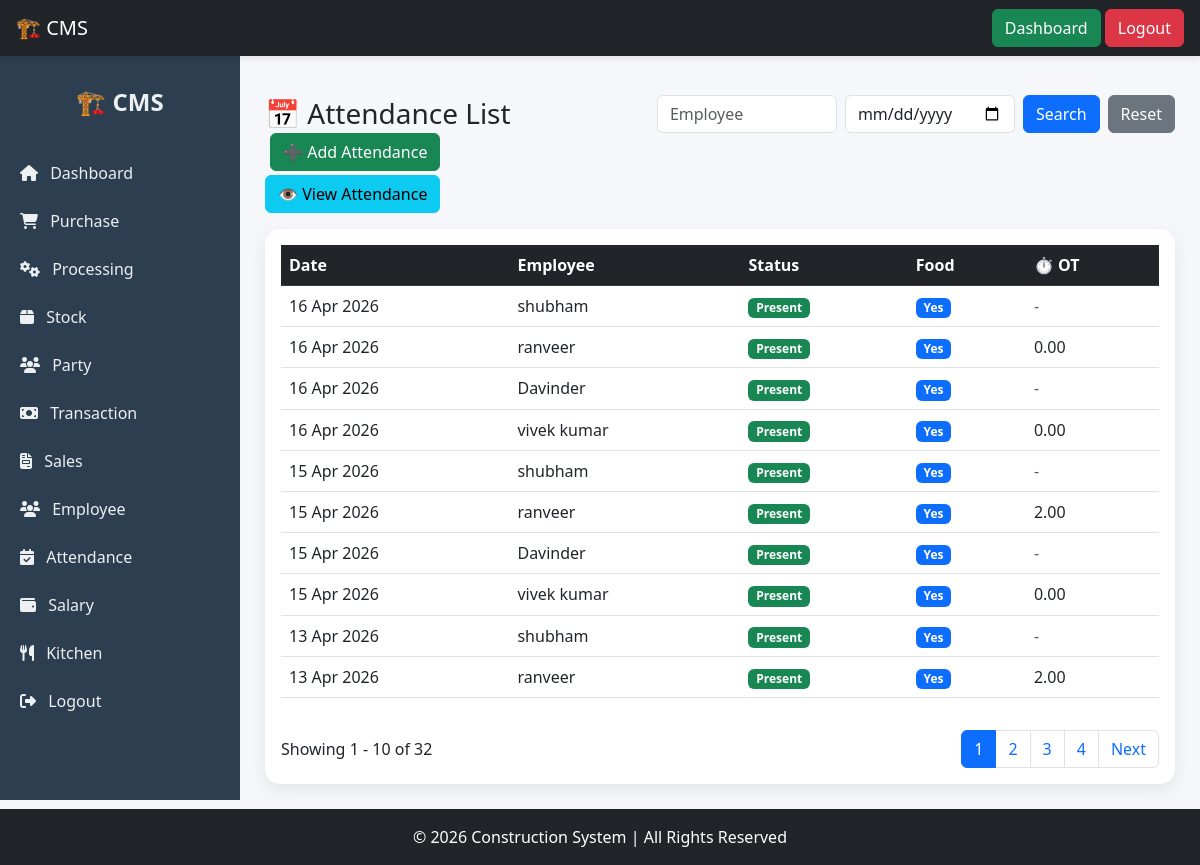
The app's page /attendance/ (signed in) with its own data.
### mainapp/models.py (models this page shows, shortened)
class Attendance(models.Model):
    employee = models.ForeignKey(Employee, on_delete=models.CASCADE)
    date = models.DateField()
    status = models.CharField(
        max_length=20,
        choices=(
            ('present', 'Present'),
            ('absent', 'Absent'),
            ('leave', 'Leave'),          # unpaid leave
            ('paid_leave', 'Paid Leave'),# 🔥 add this
            ('half', 'Half Day'),
            ('weekly_off', 'Weekly Off'),
        ),
        default='present'
    )
    overtime_hours = models.DecimalField(max_digits=5, decimal_places=2, default=0)
    took_food = models.BooleanField(default=False)

class Employee(models.Model):
    EMPLOYEE_TYPE = (
        ('labour', 'Labour'),
        ('staff', 'Staff'),
        ('cook', 'Cook'),
    )
    SALARY_TYPE = (
        ('daily', 'Daily'),
        ('monthly', 'Monthly'),
    )
    name = models.CharField(max_length=255)
    phone = models.CharField(max_length=15, blank=True, null=True)
    employee_type = models.CharField(max_length=20, choices=EMPLOYEE_TYPE)
    salary_type = models.CharField(max_length=20, choices=SALARY_TYPE)
    daily_wage = models.DecimalField(max_digits=10, decimal_places=2, default=0)
    monthly_salary = models.DecimalField(max_digits=10, decimal_places=2, default=0)
    food_deduction = models.BooleanField(default=True)
    food_rate = models.DecimalField(max_digits=10, decimal_places=2, default=50)
    overtime_rate = models.DecimalField(max_digits=10, decimal_places=2, default=0)
    is_active = models.BooleanField(default=True)

### mainapp/views.py (the view)
# urls.py: path('attendance/', attendance_list, name='attendance_list'),
@login_required
def attendance_list(request):
    search_name = request.GET.get('name')
    search_date = request.GET.get('date')
    data = Attendance.objects.select_related('employee').order_by('-date')
    if search_name and search_name != "None":
        data = data.filter(employee__name__icontains=search_name)
    if search_date and search_date != "None":
        data = data.filter(date=search_date)
    paginator = Paginator(data, 10)
    page_number = request.GET.get('page')
    page_obj = paginator.get_page(page_number)
    return render(request, 'attendance/attendance_list.html', {
        'data': page_obj,
        'search_name': search_name if search_name != "None" else "",
        'search_date': search_date if search_date != "None" else "",
    })

### mainapp/templates/attendance/attendance_list.html (shortened to what this page needs)
{% extends "base2.html" %}
{% block content %}
<div class="d-flex justify-content-between align-items-center mb-3 flex-wrap">
    <h3 class="mb-0">📅 Attendance List</h3>
    <form method="GET" class="d-flex gap-2 align-items-center">
        <input type="text" name="name" value="{{ search_name|default:'' }}"
               class="form-control" placeholder="Employee"
               style="width: 180px;">
        <input type="date" name="date" value="{{ search_date }}"
               class="form-control"
               style="width: 170px;">
        <button class="btn btn-primary">Search</button>
        <a href="/attendance/" class="btn btn-secondary">Reset</a>
    </form>
    <div class="text-end">
        <a href="/attendance/add/" class="btn btn-success mb-1">
            ➕ Add Attendance
        </a>
        <br>
        <a href="/attendance/view/" class="btn btn-info">
            👁 View Attendance
        </a>
    </div>
</div>
<div class="card p-3">
    <div class="table-responsive">
        <table class="table table-hover">
            <thead class="table-dark">
                <tr>
                    <th>Date</th>
                    <th>Employee</th>
                    <th>Status</th>
                    <th>Food</th>
                    <th>⏱ OT</th>
                </tr>
            </thead>
            <tbody>
                {% for a in data %}
                <tr>
                    <td>{{ a.date|date:"d M Y" }}</td>
                    <td>{{ a.employee.name }}</td>
                    <td>
                        {% if a.status == 'present' %}
                            <span class="badge bg-success">Present</span>
                        {% elif a.status == 'absent' %}
                            <span class="badge bg-danger">Absent</span>
                        {% elif a.status == 'leave' %}
                            <span class="badge bg-warning text-dark">Leave</span>
                        {% elif a.status == 'paid_leave' %}
                            <span class="badge bg-info text-dark">Paid Leave</span>
                        {% elif a.status == 'half' %}
                            <span class="badge bg-secondary">Half Day</span>
                        {% else %}
                            <span class="badge bg-dark">Weekly Off</span>
                        {% endif %}
                    </td>
                    <td>
                        {% if a.took_food %}
                            <span class="badge bg-primary">Yes</span>
                        {% else %}
                            <span class="badge bg-secondary">No</span>
                        {% endif %}
                    </td>
                    <td>
                        {% if a.employee.employee_type == 'labour' %}
                            {{ a.overtime_hours }}
                        {% else %}
                            <span class="text-muted">-</span>
                        {% endif %}
                    </td>
                </tr>
                {% empty %}
                <tr>
                    <td colspan="4" class="text-center">No Attendance Found</td>
                </tr>
                {% endfor %}
            </tbody>
        </table>
    </div>
    <div class="d-flex justify-content-between align-items-center mt-3">
        <div>
            Showing {{ data.start_index }} - {{ data.end_index }} of {{ data.paginator.count }}
        </div>
        <ul class="pagination mb-0">
            {% for i in data.paginator.page_range %}
                {% if data.number == i %}
                    <li class="page-item active"><span class="page-link">{{ i }}</span></li>
                {% else %}
                    <li class="page-item">
                        <a class="page-link" href="?page={{ i }}&name={{ search_name }}&date={{ search_date }}">{{ i }}</a>
                    </li>
                {% endif %}
            {% endfor %}
            {% if data.has_next %}
            <li class="page-item">
                <a class="page-link" href="?page={{ data.next_page_number }}&name={{ search_name }}&date={{ search_date }}">Next</a>
            </li>
            {% endif %}
        </ul>
    </div>
</div>
{% endblock %}

### mainapp/templates/base.html (style rules this page uses)
html, body { height: 100%; }
body { display: flex; flex-direction: column; }
.card { border-radius: 12px; box-shadow: 0 4px 10px rgba(0,0,0,0.1); transition: 0.3s; }

### mainapp/templates/base2.html (style rules this page uses)
body { background: #f5f7fa; }
.card { border-radius: 15px; border: none; box-shadow: 0 6px 18px rgba(0,0,0,0.08); transition: 0.3s; }

### records on screen
Attendance: date "16 Apr 2026", employee.name "shubham", status "Present", took_food "Yes"
Attendance: date "16 Apr 2026", employee.name "ranveer", status "Present", took_food "Yes", overtime_hours "0.00"
Attendance: date "16 Apr 2026", employee.name "Davinder", status "Present", took_food "Yes"
Attendance: date "16 Apr 2026", employee.name "vivek kumar", status "Present", took_food "Yes", overtime_hours "0.00"
Attendance: date "15 Apr 2026", employee.name "shubham", status "Present", took_food "Yes"
Attendance: date "15 Apr 2026", employee.name "ranveer", status "Present", took_food "Yes", overtime_hours "2.00"
Attendance: date "15 Apr 2026", employee.name "Davinder", status "Present", took_food "Yes"
Attendance: date "15 Apr 2026", employee.name "vivek kumar", status "Present", took_food "Yes", overtime_hours "0.00"
Attendance: date "13 Apr 2026", employee.name "shubham", status "Present", took_food "Yes"
Attendance: date "13 Apr 2026", employee.name "ranveer", status "Present", took_food "Yes", overtime_hours "2.00"

### other values on screen
{{ data.start_index }} "1"
{{ data.end_index }} "10"
{{ data.paginator.count }} "32"
{{ i }} "1"
{{ i }} "2" "3" "4"
